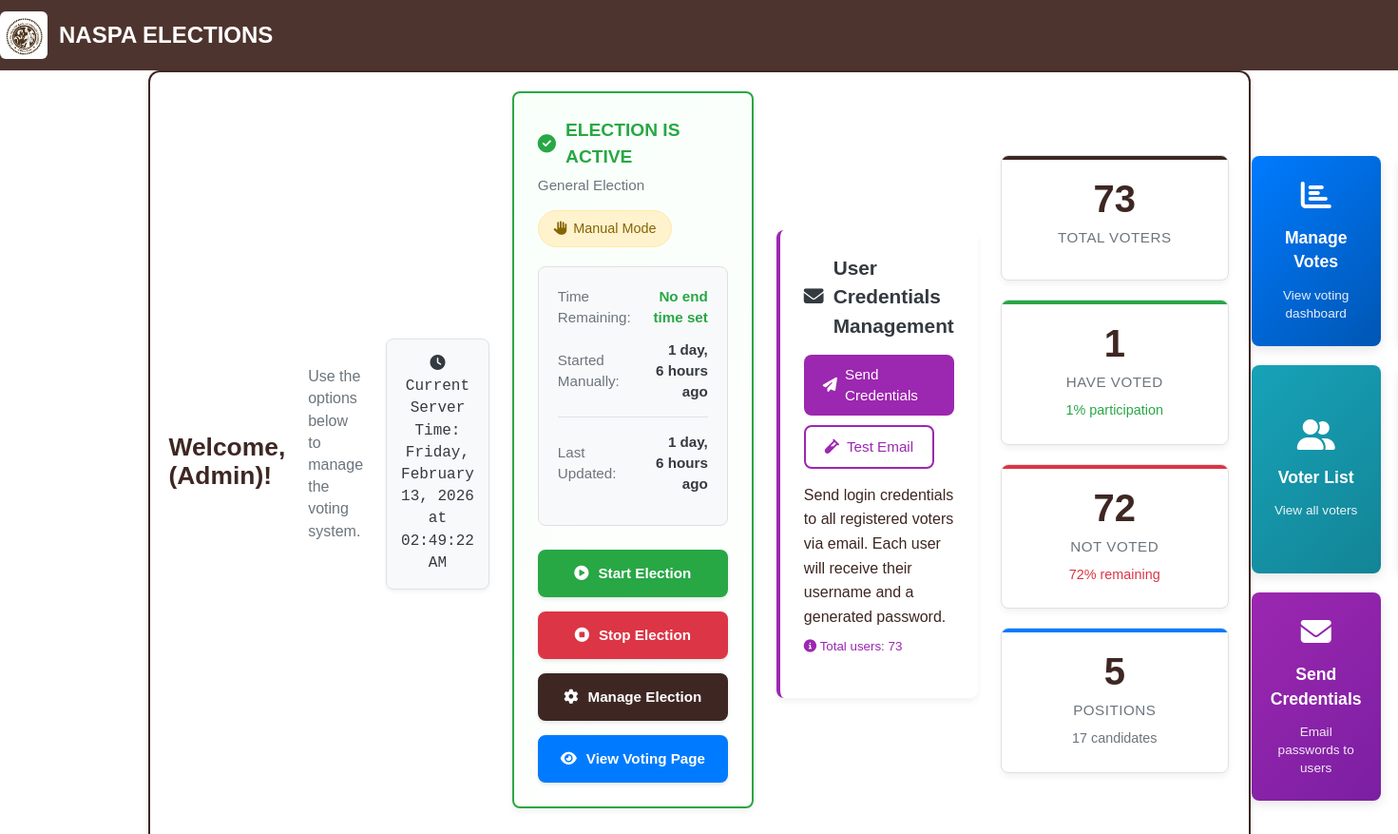
The app's page /main/admin_home/, older data.
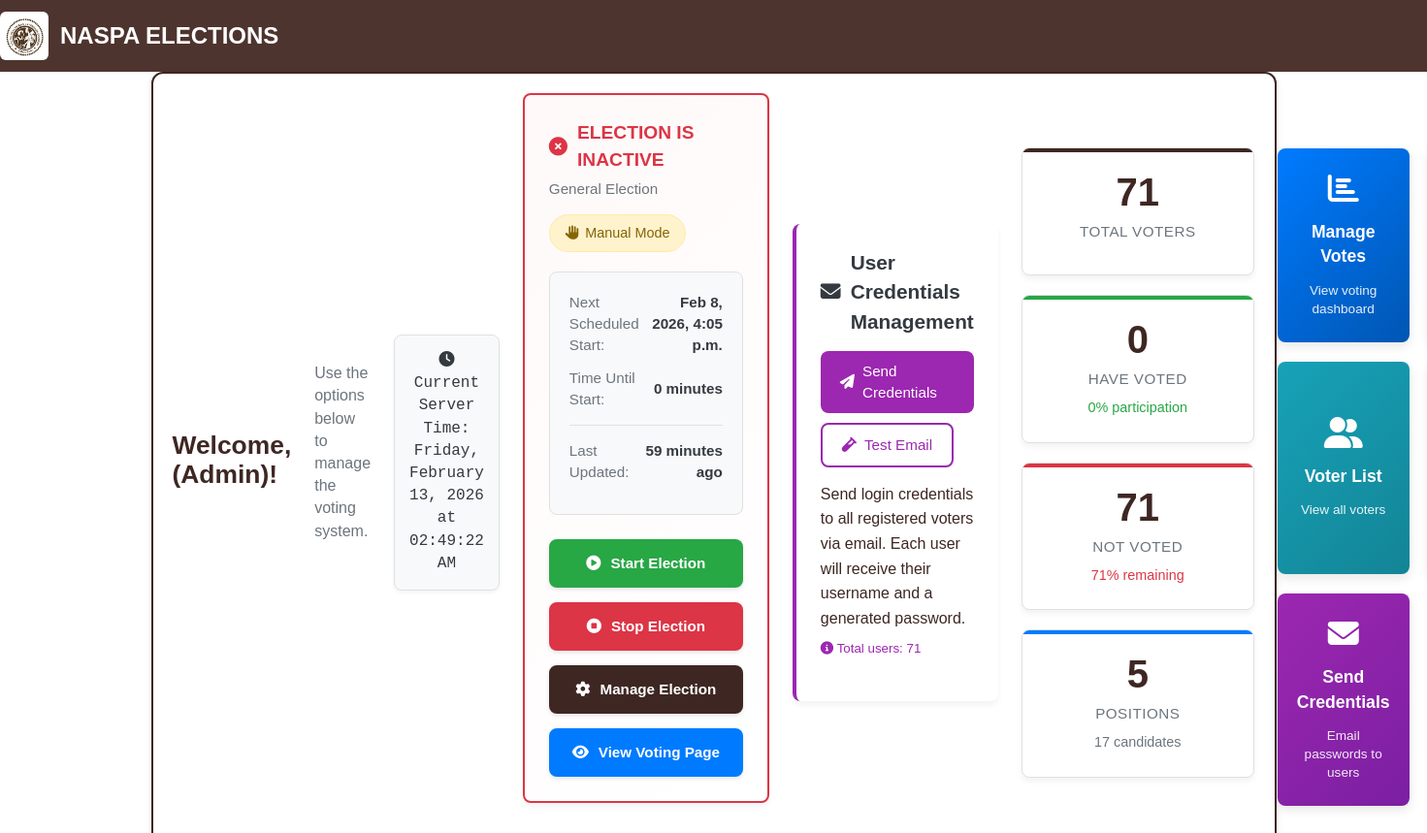
The same page, newer data.
### main/models.py (models this page shows, shortened)
class ElectionSettings(models.Model):
    election_name = models.CharField(max_length=200, default="General Election")
    is_active = models.BooleanField(default=False,
                                    help_text="Current active status")
    is_manual_override = models.BooleanField(default=False,
                                            help_text="Check to use manual controls instead of schedule")
    scheduled_start = models.DateTimeField(null=True, blank=True,
                                          help_text="When voting should automatically start")
    scheduled_end = models.DateTimeField(null=True, blank=True,
                                        help_text="When voting should automatically end")
    manual_start_time = models.DateTimeField(null=True, blank=True,
                                            help_text="When election was manually started")
    manual_end_time = models.DateTimeField(null=True, blank=True,
                                          help_text="When election was manually ended")
    created_at = models.DateTimeField(auto_now_add=True)
    updated_at = models.DateTimeField(auto_now=True)
    class Meta:
        verbose_name_plural = "Election Settings"
    def get_voting_status(self):
        from django.utils import timezone
        now = timezone.now()
        if self.is_manual_override:
            return self.is_active
        if self.scheduled_start and self.scheduled_end:
            return self.scheduled_start <= now <= self.scheduled_end
        return False
    def get_remaining_time(self):
        from django.utils import timezone
        if not self.get_voting_status():
            return None
        now = timezone.now()
        if self.scheduled_end:
            remaining = self.scheduled_end - now
            if remaining.total_seconds() > 0:
                return remaining
        return None

### main/views.py (the view)
# urls.py: path('admin_home/', main_views.admin_homepage, name='admin_homepage'),
def admin_homepage(request):
    from django.utils import timezone  # IMPORT HERE
    election_settings = ElectionSettings.objects.first()
    if not election_settings:
        election_settings = ElectionSettings.objects.create(election_name="General Election")
    total_voters = User.objects.count()
    voted_count = Vote.objects.values('voter').distinct().count()
    not_voted_count = total_voters - voted_count
    positions_count = Position.objects.count()
    candidates_count = Candidate.objects.count()
    return render(request, 'main/admin_home.html', {
        'election_settings': election_settings,
        'total_voters': total_voters,
        'voted_count': voted_count,
        'not_voted_count': not_voted_count,
        'positions_count': positions_count,
        'candidates_count': candidates_count,
        'timezone': timezone,  # ADD THIS LINE
    })

### main/context_processors.py (called while the page is built)
def timezone_context(request):
    return {
        'timezone': timezone,
    }

### main/templates/main/admin_home.html (shortened to what the changed rows need)
{% extends "main/base.html" %}
{% load static %}
{% load time_filters %}
{% block extra_css %}
<link rel="stylesheet" href="{% static 'css/home.css' %}">
<link rel="stylesheet" href="{% static 'css/admin_home.css' %}">
{% endblock %}
{% block content %}
<div class="homepage-container">
    <h2>Welcome, {{ user.first_name }} (Admin)!</h2>
    <div class="election-status-card {% if election_settings.get_voting_status %}active{% else %}inactive{% endif %}">
        <div class="status-header">
            <div>
                <div class="status-indicator {% if election_settings.get_voting_status %}status-active{% else %}status-inactive{% endif %}">
                    {% if election_settings.get_voting_status %}
                        <i class="fas fa-check-circle"></i> ELECTION IS ACTIVE
                    {% else %}
                        <i class="fas fa-times-circle"></i> ELECTION IS INACTIVE
                    {% endif %}
                </div>
                <div class="election-name">
                    {{ election_settings.election_name }}
                </div>
            </div>
        </div>
        <div class="time-info">
            {% if election_settings.get_voting_status %}
                <div class="time-row">
                    <span class="time-label">Time Remaining:</span>
                    <span class="time-value text-success">
                        {% with remaining=election_settings.get_remaining_time %}
                            {% if remaining %}
                                {% with end_time=now|add:remaining %}
                                    <i class="fas fa-clock"></i> {{ end_time|timeuntil }}
                                {% endwith %}
                            {% else %}
                                No end time set
                            {% endif %}
                        {% endwith %}
                    </span>
                </div>
                {% if election_settings.is_manual_override %}
                    <div class="time-row">
                        <span class="time-label">Started Manually:</span>
                        <span class="time-value">
                            {{ election_settings.manual_start_time|timesince }} ago
                        </span>
                    </div>
                {% endif %}
            {% else %}
                {% if election_settings.scheduled_start %}
                    <div class="time-row">
                        <span class="time-label">Next Scheduled Start:</span>
                        <span class="time-value">
                            {{ election_settings.scheduled_start|date:"M j, Y, g:i a" }}
                        </span>
                    </div>
                    <div class="time-row">
                        <span class="time-label">Time Until Start:</span>
                        <span class="time-value">
                            {{ election_settings.scheduled_start|timeuntil }}
                        </span>
                    </div>
                {% endif %}
            {% endif %}
            <div class="time-row last-updated">
                <span class="time-label">Last Updated:</span>
                <span class="time-value">
                    {{ election_settings.updated_at|timesince }} ago
                </span>
            </div>
        </div>
    </div>
    <div class="credentials-section">
        <p class="credentials-description">
            Send login credentials to all registered voters via email. Each user will receive their username and a generated password.
            <br><small><i class="fas fa-info-circle"></i> Total users: {{ total_voters }}</small>
        </p>
    </div>
    <div class="stats-grid">
        <div class="stat-card">
            <div class="stat-number">{{ total_voters }}</div>
            <div class="stat-label">Total Voters</div>
        </div>
        <div class="stat-card">
            <div class="stat-number">{{ voted_count }}</div>
            <div class="stat-label">Have Voted</div>
            {% if total_voters > 0 %}
                <div class="participation">
                    {{ voted_count|floatformat:0 }}% participation
                </div>
            {% endif %}
        </div>
        <div class="stat-card">
            <div class="stat-number">{{ not_voted_count }}</div>
            <div class="stat-label">Not Voted</div>
            {% if total_voters > 0 %}
                <div class="remaining">
                    {{ not_voted_count|floatformat:0 }}% remaining
                </div>
            {% endif %}
        </div>
    </div>
</div>
{% endblock %}

Row changes from the older to the newer data that the page shows:
changed ElectionSettings "General Election": is_active True → False (drawn); scheduled_start (not shown) → "Feb 8, 2026, 4:05 p.m."; scheduled_start (not shown) → "0 minutes"; updated_at "1 day, 6 hours" → "59 minutes"; manual_start_time "1 day, 6 hours" → (not shown)
Text that changed along with them:
{{ total_voters }}: "73" → "71"
{{ voted_count }}: "1" → "0"
{{ voted_count|floatformat:0 }}: "1" → "0"
{{ not_voted_count }}: "72" → "71"
{{ not_voted_count|floatformat:0 }}: "72" → "71"
text no longer shown: "ELECTION IS ACTIVE Time Remaining: No end time set Started Manually: ago"
text now shown: "ELECTION IS INACTIVE Next Scheduled Start: Time Until Start:"
